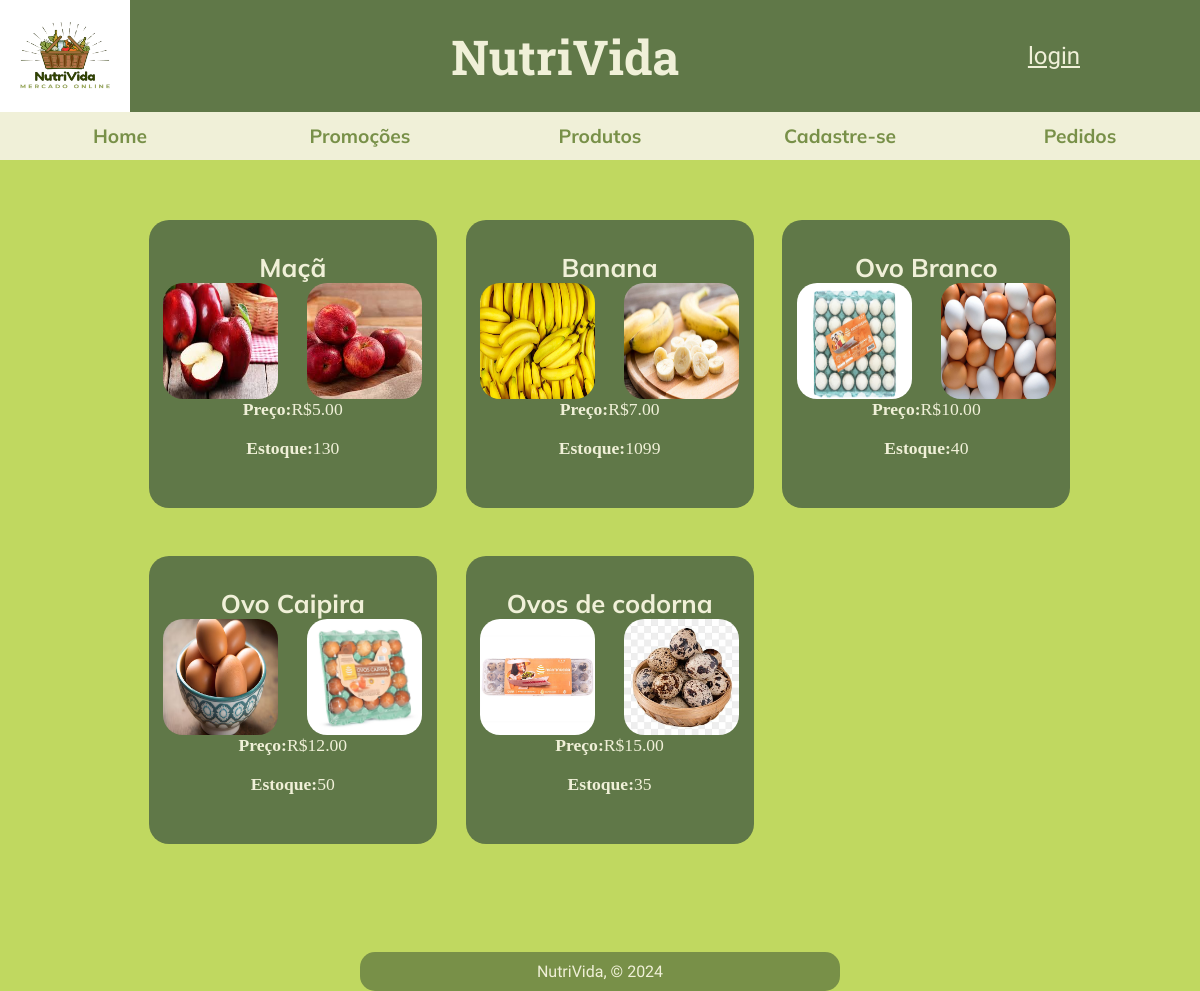
/produtos.php, run on the app's committed database.
### tables this page shows
CREATE TABLE `produto` (
  `pro_id` int(11) NOT NULL,
  `pro_nome` varchar(100) DEFAULT NULL,
  `pro_preco` decimal(6,2) DEFAULT NULL,
  `pro_quantidade` int(11) NOT NULL,
  `pro_limitacao` varchar(100) DEFAULT NULL,
  `pro_path1` varchar(256) NOT NULL,
  `pro_path2` varchar(256) NOT NULL,
  `sec_id` int(11) NOT NULL
);

### functions.php (called while the page is built)
<?php
function selecionar($tabela,$campos,$condicao){
    include('conexao.php');
    $part = '';
    for($i = 0;$i < count($campos);++$i){
        if($i == count($campos) - 1){
            $part .= $campos[$i];
        }
        else{
            $part .= $campos[$i].',';
        }
    }
    $query = mysqli_query($conexao,"SELECT $part FROM $tabela $condicao");
    return $query;
}
?>

### produtos.php (the view, shortened to what this page needs)
<!DOCTYPE html>
<html lang="pt-br">
<head>
    <link rel="stylesheet" href="style.css">
</head>
<body>
    <?php
    include('header.php');
    include('functions.php');
    ?>
        <section id="container">
            <?php
                $query = selecionar('produto',['pro_id','pro_nome','pro_preco','pro_quantidade','pro_limitacao','pro_path1','pro_path2','sec_id'],'ORDER BY sec_id');
                while($dados = mysqli_fetch_array($query)){
                    $nome = $dados[1];
                    $preco = $dados[2];
                    $quantidade = $dados[3];
                    $img1 = $dados[5];
                    $img2 = $dados[6];
                    echo "
                    <section class=\"produto\">
                    <h3>$nome</h3>
                    <div class=\"imagens\">
                    <img src=\"$img1\" alt=\"Imagem de $nome\">
                    <img src=\"$img2\" alt=\"Imagem de $nome\">
                    </div>
                    <p><strong>Preço:</strong>R$$preco</p><br>
                    <p><strong>Estoque:</strong>$quantidade</p><br>
                    </section>
                    ";
                }
            ?>
        </section>
        <footer>NutriVida, &copy; 2024</footer>
</body>
</html>

### header.php (shortened to what this page needs)
<header>
        <div style="height: 70%;width: 100%;display:flex;align-items: center;justify-content: space-between;padding-right:10%;">
            <img src="assets/logo.PNG" alt="" id="logo">
            <h1>NutriVida</h1>
            <?php
            if(empty($_SESSION['id'])){
                echo "<a href=\"login.php\" id=\"link-login\" title=\"Clique aqui para fazer login\">login</a>";
            }
            else{
                $id=$_SESSION['id'];
                $nome = $_SESSION['nome'];
                $telefone = $_SESSION['telefone'];
                $email = $_SESSION['email'];
                echo "<a href=\"info.php\" id=\"link-login\" title=\"Clique aqui para ver suas informações\">".strtok($nome," ")."</a>";
            }
            ?>
        </div>
        <nav>
            <ul id="links">
                <li><a href="index.php">Home</a></li>
                <li><a href="promocoes.php">Promoções</a></li>
                <li><a href="produtos.php">Produtos</a></li>
                <li><a href="cadastro.php">Cadastre-se</a></li>
                <li><a href="pedidos.php">Pedidos</a></li>
            </ul>
        </nav>
    </header>

### style.css (style rules this page uses)
* { margin: 0; padding: 0; box-sizing: border-box; }
:root { --verde-escuro:#607848; --verde:#789048; --verde-claro:#C0D860; --branco:#f0f0D8; --marrom:#604848; --destaque-forte:"Roboto Slab", serif; --destaque:"Mulish", sans-serif; --comum:"Nanum Gothic", sans-serif; }
#logo { height: 100%; width: 12%; }
#link-login { color: var(--branco); font-size: 1.5em; font-family: var(--comum); margin-left: 2.5%; }
h1 { font-size: 3em; color: var(--branco); font-family: var(--destaque-forte); font-weight: bolder; }
body { background-color: var(--verde-claro); height: 100vh; text-align: center; }
header { background-color: var(--verde-escuro); height: 20%; }
nav { width: 100%; height: 30%; background-color: var(--branco); }
nav ul { width: 100%; height: 100%; display: flex; background-color: var(--branco); }
nav ul li { width: 20%; height: 100%; display: flex; justify-content: center; align-items: center; list-style: none; }
nav ul li a { display: flex; font-family: var(--destaque); font-weight: 700; align-items: center; justify-content: center; color: var(--verde); text-decoration: none; font-size: 1.2em; }
footer { margin-left: 30%; width: 40%; display: flex; align-items: center; justify-content: center; background-color: var(--verde); color: var(--branco); font-family: var(--comum); padding: 10px; border-radius: 15px; }
.produto { display: flex; flex-direction: column; justify-content: center; align-items: center; text-align: center; width: 30%; aspect-ratio: 1 / 1; background-color: var(--verde-escuro); border-radius: 20px; margin-left: 3%; margin-bottom: 5%; }
#container { display: flex; align-items: center; flex-wrap: wrap; align-content: space-between; width: 80%; margin-left: 10%; padding-top: 5%; padding-bottom: 5%; color: var(--branco); }
.produto .imagens { display: flex; width: 100%; justify-content: space-around; }
.produto img { width: 40%; aspect-ratio: 1 /1; border-radius: 20px; }
.produto h3 { font-size: 1.6em; font-family: var(--destaque); }
.produto p { font-size: 1.1em; }

### data on the page
produto: pro_nome "Maçã", pro_path1 (picture), pro_path2 (picture), pro_preco "5.00", pro_quantidade "130"
produto: pro_nome "Banana", pro_path1 (picture), pro_path2 (picture), pro_preco "7.00", pro_quantidade "1099"
produto: pro_nome "Ovo Branco", pro_path1 (picture), pro_path2 (picture), pro_preco "10.00", pro_quantidade "40"
produto: pro_nome "Ovo Caipira", pro_path1 (picture), pro_path2 (picture), pro_preco "12.00", pro_quantidade "50"
produto: pro_nome "Ovos de codorna", pro_path1 (picture), pro_path2 (picture), pro_preco "15.00", pro_quantidade "35"
